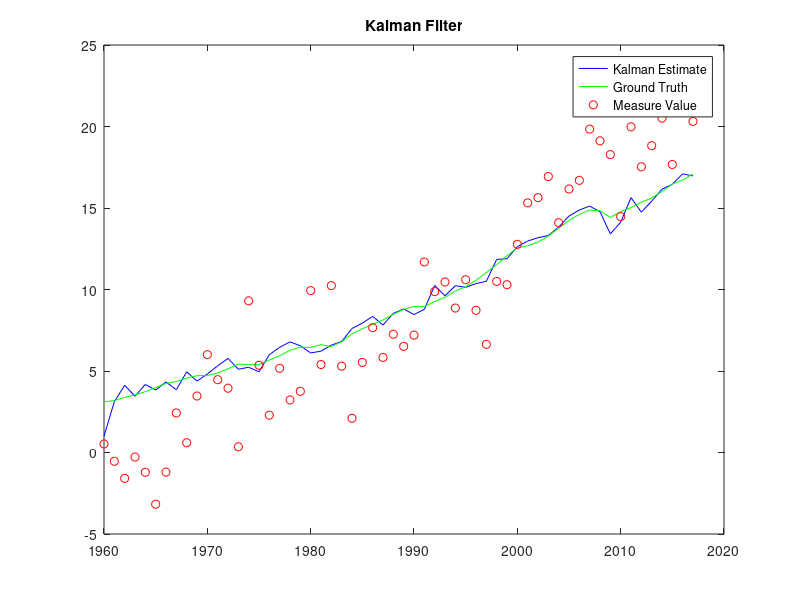
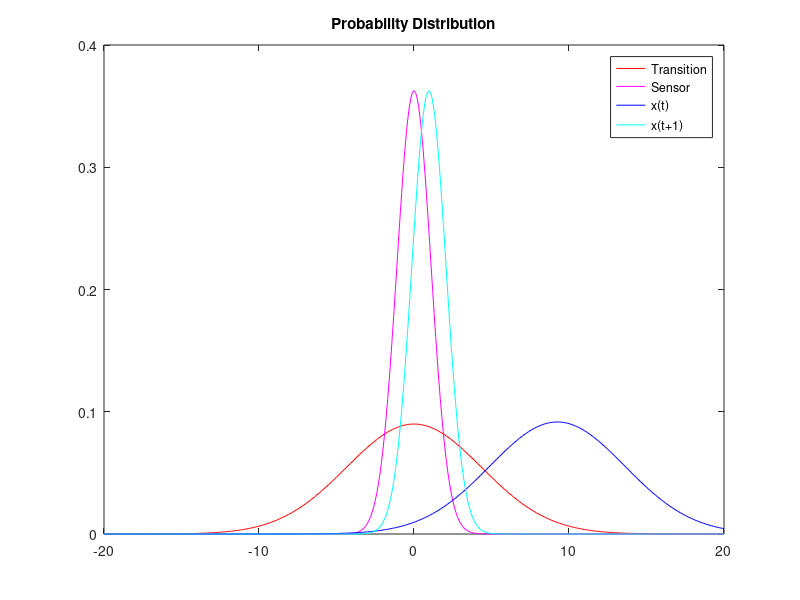

Reproduce these figures in MATLAB, in order.
clc;
clear;
gdp = [1.057, 0.967, 0.905, 0.788, 0.778, 0.862, 0.939, 1.061, 1.115, 1.078, 1.164, 1.266, 1.49, 1.772, 2.074, 2.239, 2.218, 1.961, 1.939, 2.02, 2.009, 2.184, 2.36, 2.456, 2.571, 2.557, 2.739, 2.797, 2.856, 2.835, 3.031, 3.109, 3.188, 3.383, 3.53, 3.734, 3.977, 4.239, 4.355, 4.569, 4.713, 4.722, 4.878, 5.134, 5.424, 5.396, 5.385, 5.675, 5.937, 6.267, 6.466, 6.45, 6.618, 6.491, 6.792, 7.285, 7.594, 7.861, 8.133, 8.475, 8.786, 8.955, 8.948, 9.267, 9.521, 9.905, 10.175, 10.561, 11.035, 11.526, 12.066, 12.56, 12.682, 12.909, 13.271, 13.774, 14.234, 14.614, 14.874, 14.83, 14.419, 14.784, 15.021, 15.355, 15.612, 16.013, 16.472, 16.716, 17.093];
gdp_growth = [0, -8.5, -6.4, -0.129, -1.3, 10.8, 8.9, 12.9, 5.1, -3.3, 8.0, 8.8, 17.7, 18.9, 17.0, 8.0, -1.0, -0.116, -1.1, 4.1, -0.5, 8.7, 8.1, 4.1, 4.7, -0.6, 7.1, 2.1, 2.1, -0.7, 6.9, 2.6, 2.6, 6.1, 4.4, 5.8, 6.5, 6.6, 2.7, 4.9, 3.1, 0.2, 3.3, 5.2, 5.6, -0.5, -0.2, 5.4, 4.6, 5.6, 3.2, -0.2, 2.6, -1.9, 4.6, 7.3, 4.2, 3.5, 3.5, 4.2, 3.7, 1.9, -0.1, 3.6, 2.7, 4.0, 2.7, 3.8, 4.5, 4.5, 4.7, 4.1, 1.0, 1.8, 2.8, 3.8, 3.3, 2.7, 1.8, -0.3, -2.8, 2.5, 1.6, 2.2, 1.7, 2.6, 2.9, 1.5, 2.3];
export = [25940, 26403, 27722, 29620, 33341, 35285, 38926, 41333, 45543, 49220, 56640, 59677, 67222, 91242, 120897, 132585, 142716, 152301, 178428, 224131, 271834, 294398, 275236, 266106, 291094, 289070, 310033, 348869, 431149, 487003, 535233, 578344, 616882, 642863, 703254, 794387, 851602, 934453, 933174, 969867, 1075321, 1005653, 978705, 1020419, 1161549, 1286023, 1457644, 1653547, 1841611, 1583051, 1853603, 2127020, 2218989, 2293457, 2375905, 2263907, 2208072, 2331599];
import = [22432, 22208, 24352, 25410, 27319, 30621, 35987, 38729, 45293, 49129, 54386, 60979, 72665, 89342, 125190, 120181, 148798, 179547, 208191, 248696, 291241, 310570, 299391, 323874, 400166, 410950, 448572, 500552, 545715, 580144, 616097, 609479, 656094, 713174, 801747, 890771, 955667, 1042726, 1099314, 1228485, 1447837, 1367162, 1397659, 1514309, 1771434, 2000270, 2219358, 2358922, 2550339, 1966827, 2348265, 2675646, 2755762, 2755334, 2866241, 2764352, 2712866, 2900041];
employ_rate = [56.1,55.4,55.5,55.4,55.7,56.2,56.9,57.3,57.5,58.0,57.4,56.6,57.0,57.8,57.8,56.1,56.8,57.9,59.3,59.9,59.2,59.0,57.8,57.9,59.5,60.1,60.7,61.5,62.3,63.0,62.8,61.7,61.5,61.7,62.5,62.9,63.2,63.8,64.1,64.3,64.4,63.7,62.7,62.3,62.3,62.7,63.1,63.0,62.2,59.3,58.5,58.4,58.6,58.6,59.0,59.3,59.7,60.1];
% delete the former 31 elements
gdp(1:31) = [];
gdp_growth(1:31) = [];

export = export*1e-4/9;
import = import*1e-4/8;
%for i =1:length(gdp)
%    export(i) = export(i)*gdp(i);
%    import(i) = import(i)*gdp(i);
%end
%gdp = gdp*1e6;
%gdp_growth = gdp_growth * 1e6;

y = [gdp;gdp_growth];
sensor = [export;import;employ_rate];

% Q matrix 
%Q = cov(y(1,:),y(2,:));
Q = [1,0;0,1]; % 3*3 [X,1,2;1,Y,3;2,3,Z];
% R matrix
% % problem is how to set the R covariance, only with the number of y
% % variables
R = [2,0.1,0.2;0.1,3,0.3;0.2,0.3,4]; 

w = mvnrnd([0;0], Q, length(gdp));
w = w';
v = mvnrnd([0;0;0], R, length(gdp));
v = v';

H = (sensor - v)/y; %observe model
F = (y - w)/y; % transition model
P = [1,1;1,1];
z = H*y + v; %measure

y_predict(:,1) = [1,1];
y_temp(:,1) = y(:,1);
residual = 0;
I = eye(2);
% iteration 
for t = 2:length(y(1,:))
    
    y_temp(:,t) = F*y(:,t-1);
    P = F*P*F' + Q;
    residual = z(:,t) - H*y(:,t-1);
    S = R + H*P*H';
    K = (P*H')/S;    %kalman gain
    y_predict(:,t) = y_temp(:,t) + K*residual;
    P = (I - K*H)*P*(1-K*H)'* + K*R*K';
    residual = z(:,t) - H*y_predict(:,t);
    
end

figure(1)
n = 1960:2017;
plot(n,y_predict(1,:),'b');
hold on 
plot(n,y(1,:),'g');
hold on 
scatter(n,z(1,:),'r')
hold on
legend('Kalman Estimate','Ground Truth','Measure Value')
title('Kalman Filter')

%% Probability Distribution
figure(2)

predict_mean = mean(y_predict(1,:));
predict_var = std(y_predict(1,:));
measure_mean = mean(z(1,:));
measure_var = std(z(1,:));

x = -20:0.1:20;
%transition
trans = normpdf(x,0,predict_var)*0.9818;  
plot(x,trans,'r')
hold on 

%SENSOR 
sensor = normpdf(x,0,1.1);
plot(x,sensor,'m')
hold on 


xt = normpdf(x,predict_mean,predict_var);
xt_1 = normpdf(x,measure_mean-8,1.1);
plot(x,xt,'b')
hold on 
plot(x,xt_1,'c')
hold on 
legend('Transition','Sensor','x(t)','x(t+1)')
title('Probability Distribution')

